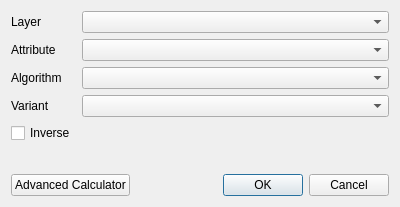
<?xml version="1.0" encoding="UTF-8"?>
<ui version="4.0">
 <class>NormalizationDialog</class>
 <widget class="QDialog" name="NormalizationDialog">
  <property name="windowModality">
   <enum>Qt::ApplicationModal</enum>
  </property>
  <property name="geometry">
   <rect>
    <x>0</x>
    <y>0</y>
    <width>400</width>
    <height>207</height>
   </rect>
  </property>
  <property name="windowTitle">
   <string>Normalize Attribute</string>
  </property>
  <property name="modal">
   <bool>true</bool>
  </property>
  <layout class="QGridLayout" name="gridLayout">
   <item row="0" column="0" colspan="2">
    <layout class="QFormLayout" name="formLayout">
     <item row="0" column="0">
      <widget class="QLabel" name="layer_lbl">
       <property name="text">
        <string>Layer</string>
       </property>
      </widget>
     </item>
     <item row="1" column="0">
      <widget class="QLabel" name="attrib_lbl">
       <property name="text">
        <string>Attribute</string>
       </property>
      </widget>
     </item>
     <item row="2" column="0">
      <widget class="QLabel" name="algorithm_lbl">
       <property name="text">
        <string>Algorithm</string>
       </property>
      </widget>
     </item>
     <item row="0" column="1">
      <widget class="QComboBox" name="layer_cbx"/>
     </item>
     <item row="1" column="1">
      <widget class="QComboBox" name="attrib_cbx"/>
     </item>
     <item row="2" column="1">
      <widget class="QComboBox" name="algorithm_cbx"/>
     </item>
     <item row="3" column="0">
      <widget class="QLabel" name="variant_lbl">
       <property name="text">
        <string>Variant</string>
       </property>
      </widget>
     </item>
     <item row="3" column="1">
      <widget class="QComboBox" name="variant_cbx"/>
     </item>
     <item row="4" column="0">
      <widget class="QCheckBox" name="inverse_ckb">
       <property name="text">
        <string>Inverse</string>
       </property>
      </widget>
     </item>
    </layout>
   </item>
   <item row="1" column="0">
    <widget class="QPushButton" name="calc_btn">
     <property name="text">
      <string>Advanced Calculator</string>
     </property>
    </widget>
   </item>
   <item row="1" column="1">
    <widget class="QDialogButtonBox" name="buttonBox">
     <property name="orientation">
      <enum>Qt::Horizontal</enum>
     </property>
     <property name="standardButtons">
      <set>QDialogButtonBox::Cancel|QDialogButtonBox::Ok</set>
     </property>
    </widget>
   </item>
  </layout>
 </widget>
 <resources/>
 <connections>
  <connection>
   <sender>buttonBox</sender>
   <signal>accepted()</signal>
   <receiver>NormalizationDialog</receiver>
   <slot>accept()</slot>
   <hints>
    <hint type="sourcelabel">
     <x>248</x>
     <y>174</y>
    </hint>
    <hint type="destinationlabel">
     <x>157</x>
     <y>205</y>
    </hint>
   </hints>
  </connection>
  <connection>
   <sender>buttonBox</sender>
   <signal>rejected()</signal>
   <receiver>NormalizationDialog</receiver>
   <slot>reject()</slot>
   <hints>
    <hint type="sourcelabel">
     <x>316</x>
     <y>180</y>
    </hint>
    <hint type="destinationlabel">
     <x>286</x>
     <y>205</y>
    </hint>
   </hints>
  </connection>
 </connections>
</ui>
